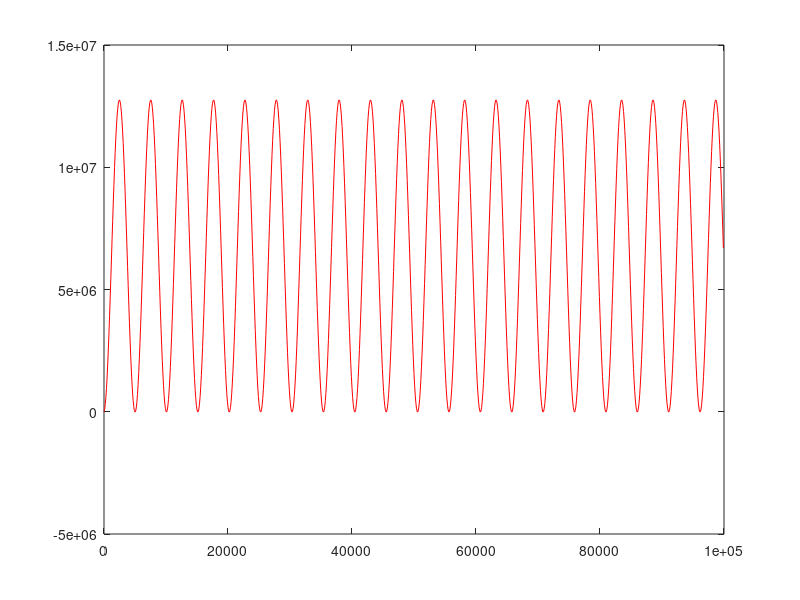

Write MATLAB code to recreate this figure.
clear;
clear all;
%close all;
clc;
tStart=0;
tEnd=100000;
dt=100;
g0=9.8;
numPoints=(tEnd-tStart)/dt;
T=zeros(numPoints,1);
X=zeros(numPoints,1);
V=zeros(numPoints,1);
R=6371*10^3;

%simulation loop

for step=1:numPoints-1
    d = X(step);	
    g=g0*(1-d/R);
    V(step+1) = V(step) + g*dt;
    X(step+1) = X(step) + V(step+1)*dt;
    T(step+1) = T(step) + dt;
end

plot(T,X,'r');